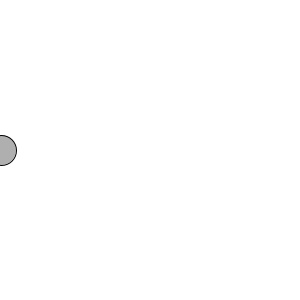
Frame 1 (no input)
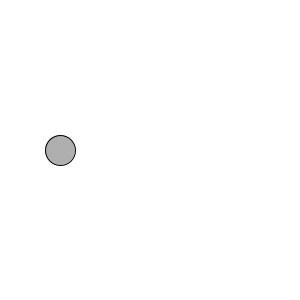
Frame 60 (the mouse pressed at the canvas centre just before this capture)
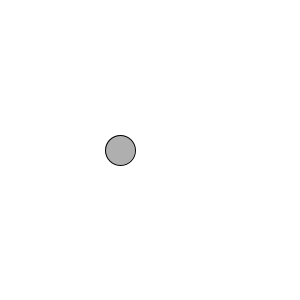
Frame 120 (the mouse held since frame 60 and released just before this capture)

The Processing sketch that drew these frames (run headless with seeded random() and noise(); from frame 60 on, the mouse is pressed at the canvas centre):

// Processing sketch: Class3_1
// ── Class3_1.pde
int x=0;
int speed=1;
void setup(){
  size(300,300);
}
void draw(){
  background(255);
   move(); 
   bounce();
   display();
}
//---------- function --------------------------
void move(){
  x=x+speed;
}

void bounce(){
  if(x>width||x<0){
    speed=-speed;
  }
}

void display(){
  fill(175);
  ellipse(x,height/2,30,30);
}
